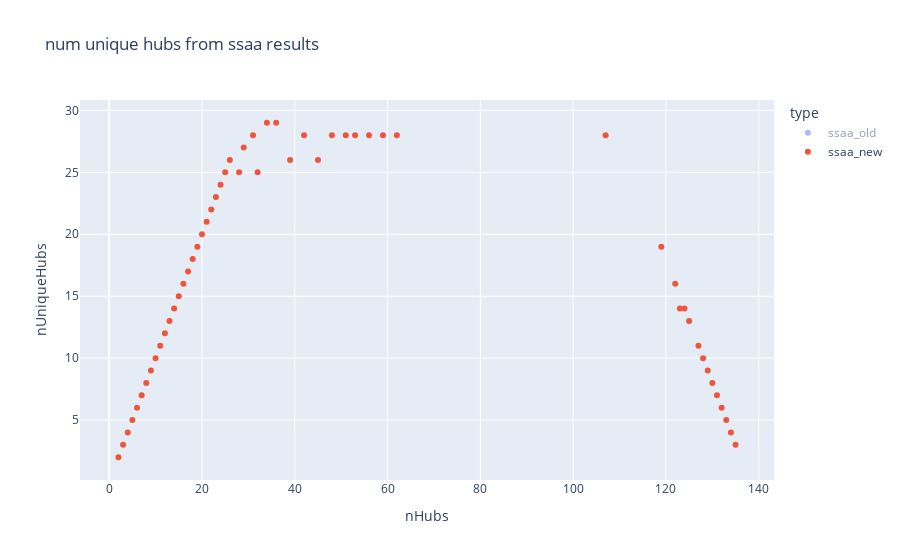

Here is the notebook cell this chart was saved with:
### Code cell
def countUniqueHubs(nHubs, rpDf): 
    nUniqueHubs = len(rpDf[rpDf.nHubs == nHubs].hubName.unique())
    if nUniqueHubs > nHubs: 
        nUniqueHubs = nHubs
    return nUniqueHubs

reOld['nUniqueHubs'] = reOld.nHubs.map(lambda nHubs: countUniqueHubs(nHubs, rpOld))
reNew['nUniqueHubs'] = reNew.nHubs.map(lambda nHubs: countUniqueHubs(nHubs, rpNew))
reBoth = pd.concat([reOld, reNew])

px.scatter(reBoth, x='nHubs', y='nUniqueHubs', color='type', title='num unique hubs from ssaa results')

### Figure 1 — Plotly figure (JSON) as saved in the notebook; plotly's stock layout.template omitted (floating-point values rounded to 4 significant figures; data arrays with more than 128 entries replaced by an {"elided": "..."} marker saying what was removed)
{"data": [{"hovertemplate": "type=ssaa_old<br>nHubs=%{x}<br>nUniqueHubs=%{y}<extra></extra>", "legendgroup": "ssaa_old", "marker": {"color": "#636efa", "symbol": "circle"}, "mode": "markers", "name": "ssaa_old", "orientation": "v", "showlegend": true, "type": "scatter", "visible": "legendonly", "x": {"elided": "131 int values"}, "xaxis": "x", "y": {"elided": "131 int values"}, "yaxis": "y"}, {"hovertemplate": "type=ssaa_new<br>nHubs=%{x}<br>nUniqueHubs=%{y}<extra></extra>", "legendgroup": "ssaa_new", "marker": {"color": "#EF553B", "symbol": "circle"}, "mode": "markers", "name": "ssaa_new", "orientation": "v", "showlegend": true, "type": "scatter", "x": [2, 3, 4, 5, 6, 7, 8, 9, 10, 11, 12, 13, 14, 15, 16, 17, 18, 19, 20, 21, 22, 23, 24, 25, 26, 28, 29, 31, 32, 34, 36, 39, 42, 45, 48, 51, 53, 56, 59, 62, 107, 119, 122, 123, 124, 125, 127, 128, 129, 130, 131, 132, 133, 134, 135], "xaxis": "x", "y": [2, 3, 4, 5, 6, 7, 8, 9, 10, 11, 12, 13, 14, 15, 16, 17, 18, 19, 20, 21, 22, 23, 24, 25, 26, 25, 27, 28, 25, 29, 29, 26, 28, 26, 28, 28, 28, 28, 28, 28, 28, 19, 16, 14, 14, 13, 11, 10, 9, 8, 7, 6, 5, 4, 3], "yaxis": "y"}], "layout": {"autosize": true, "legend": {"title": {"text": "type"}, "tracegroupgap": 0}, "title": {"text": "num unique hubs from ssaa results"}, "xaxis": {"anchor": "y", "autorange": true, "domain": [0, 1], "range": [-6.067, 143.1], "title": {"text": "nHubs"}, "type": "linear"}, "yaxis": {"anchor": "x", "autorange": true, "domain": [0, 1], "range": [-0.2282, 31.23], "title": {"text": "nUniqueHubs"}, "type": "linear"}}}
